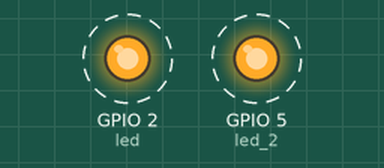
The program below on a simulated ESP32 board running MicroPython. On the bench: output pins drawn as LEDs (lit = HIGH). Dashed ring = blinking.

Above: at 0.2 s.
Timing chart, 0 to 3.0 s (numbered marks = the images above):
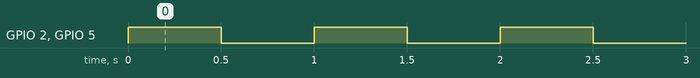

Measured:
- by itself, GPIO 2 (led), GPIO 5 (led_2): alternates HIGH for 0.50 s and LOW for 0.50 s

The program:

main.py
```python
from machine import Pin
from time import sleep

led = Pin(2, Pin.OUT)
led_2 = Pin(5, Pin.OUT)

while True:
    led.value(not led.value())
    led_2.value(not led_2.value())
    sleep(0.5)
```
